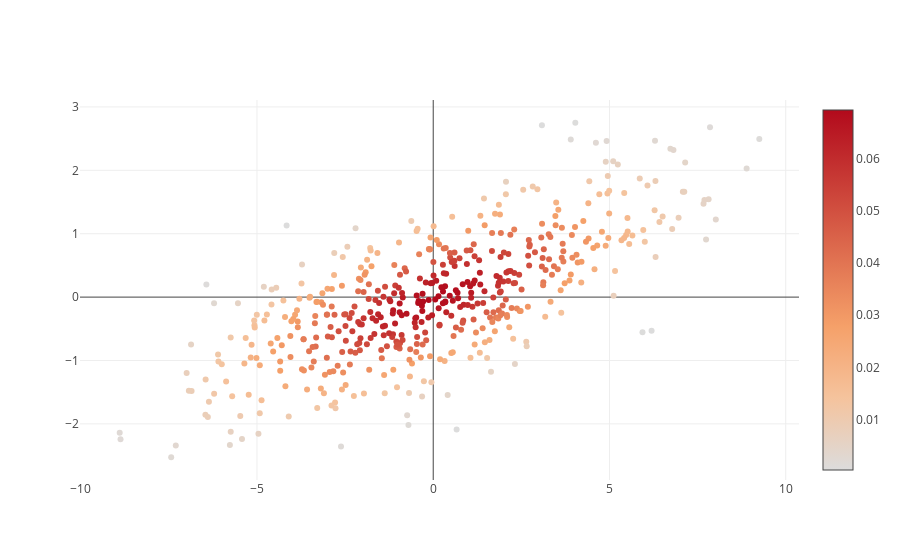

The notebook cell saved with this chart:
### Code cell
log_dens_gmm=best_gmm.score_samples(X_train)

pts["marker"]["color"] = np.exp(log_dens_gmm)
pts["marker"]["showscale"]=True
iplot([pts])
best_gmm.bic(X_train)

### Figure 1 — Plotly figure (JSON) as saved in the notebook; plotly's stock layout.template omitted (floating-point values rounded to 4 significant figures; data arrays with more than 128 entries replaced by an {"elided": "..."} marker saying what was removed)
{"data": [{"marker": {"color": {"elided": "500 float values"}, "showscale": true}, "mode": "markers", "type": "scatter", "uid": "732b253b-bdc7-49b5-b810-40284c506f8e", "x": {"elided": "500 float values"}, "y": {"elided": "500 float values"}}], "layout": {"autosize": true, "xaxis": {"autorange": true, "range": [-9.957, 10.31], "type": "linear"}, "yaxis": {"autorange": true, "range": [-2.913, 3.137], "type": "linear"}}}
